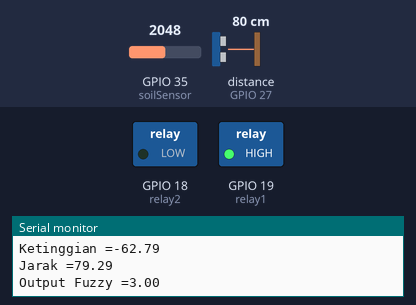
Recording of a sketch running on a simulated ESP32. Shown: switched loads named in the sketch (green lamp = pin HIGH), the last lines printed to the serial monitor. Wiring (inferred from the names in the program): ultrasonic range finder: trigger GPIO 26; echo GPIO 27. The inputs (shaded band) are chosen by the test bench; at power-on: distance to the obstacle (sensor on GPIO 27) 80 cm, GPIO 35 (soilSensor) = 2048. The echo pulse lasts 58.3 µs per cm; pins used as bus, display or sensor lines are not drawn.

Above: at 1.3 s.
1.4 s: distance to the obstacle (sensor on GPIO 27) set to 15 cm
2.9 s: distance to the obstacle (sensor on GPIO 27) set to 11 cm
At 4.1 s:
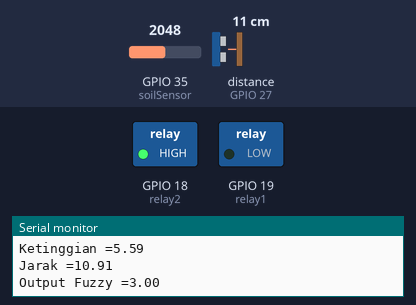
4.5 s: distance to the obstacle (sensor on GPIO 27) set to 18 cm
At 5.5 s:
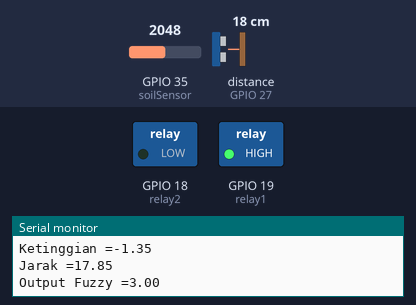
6.0 s: distance to the obstacle (sensor on GPIO 27) set to 2 cm
At 6.8 s:
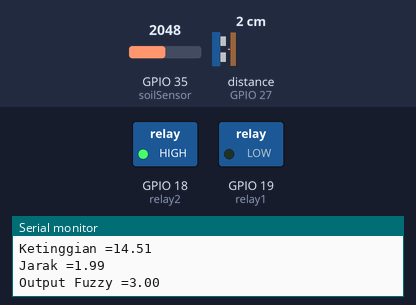
Timing chart, 0 to 8.5 s (numbered marks = the images above; inputs shaded):
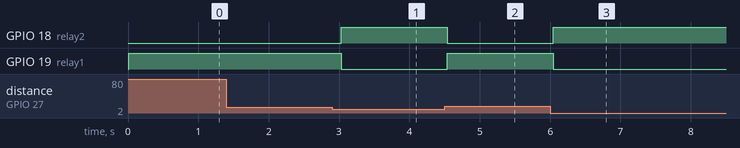

Measured:
- the behaviour switches between 14 and 13 cm on distance to the obstacle (sensor on GPIO 27) (found by bisection; images 0 and 1)
- after the input at 2.9 s, GPIO 18 (relay2): LOW → HIGH after 0.13 s; GPIO 19 (relay1): HIGH → LOW after 0.13 s
- after the input at 4.5 s, GPIO 18 (relay2): HIGH → LOW at once; GPIO 19 (relay1): LOW → HIGH at once
- after the input at 6.0 s, GPIO 18 (relay2): LOW → HIGH at once; GPIO 19 (relay1): HIGH → LOW at once

The sketch:

water-level-code.ino
```cpp
#include<math.h>
#include<stdio.h>
#include<ThingerESP32.h>
#define USERNAME "your_thinger_username"
#define DEVICE_ID "your_thinger_device_id"
#define DEVICE_CREDENTIAL "your_thinger_device_credential"

#define SSID "your_wifi_name"
#define SSID_PASSWORD "your_wifi_password"

ThingerESP32 thing(USERNAME, DEVICE_ID, DEVICE_CREDENTIAL);

//Deklarasi pin Sensor
float durasi, jarak, ketinggian, moistRead;
#define trig 26
#define echo 27
#define soilSensor  35
#define relay1 19
#define relay2 18

//Deklarasi variable untuk program fuzzy
float fuInput, fuOutput;
float a1, b1, b2, c1;
float A;
float B;
int sel_;
float C1, C2, C3, C4, C5, C6, C7;
float M1, M2, M3, M4, M5, M6, M7;

//Himpunan Fuzzy Input
float kering[4]={0, 0, 5, 30};
float lembab[3]={15, 50, 85};
float basah[4]={70, 95, 100, 100};

//Himpunan Fuzzy Output
float rendah[3]={0, 0, 1.5};
float medium[3]={1, 3, 5};
float tinggi[3]={4.5, 6, 6};

void setup() {
pinMode(relay1,OUTPUT);
pinMode(relay2,OUTPUT);
pinMode(trig,OUTPUT);
pinMode(echo,INPUT);
pinMode(soilSensor, INPUT);

thing.add_wifi(SSID, SSID_PASSWORD);
thing["Soil Sensor"] >> [](pson& out){
  out["Kelembaban"] = fuInput;
  out["Ketinggian air"] = ketinggian;
};
Serial.begin(115200);
}

//Rumus Membership Function
float FuIn1(){
  if (fuInput<kering[2]){
    return 1;
  }
  else if (kering[2]<=fuInput && fuInput<=kering[3]){
    return ((fuInput-kering[2])/(kering[3]-kering[2]));
  }
  else if (fuInput>kering[3]){
    return 0;
  }
}

float FuIn2(){
  if (fuInput<lembab[0]){
    return 0;
  }
  else if (lembab[0]<=fuInput && fuInput <=lembab[1]){
    return ((fuInput-lembab[0])/(lembab[1]-lembab[0]));
  }
  else if (lembab[1]<=fuInput && fuInput<=lembab[2]){
    return ((lembab[2]-fuInput)/(lembab[2]-lembab[1]));
  }
  else if (fuInput>lembab[2]){
    return 0;
  }
}

float FuIn3(){
  if (fuInput<basah[0]){
    return 0;
  }
  else if (basah[0]<=fuInput && fuInput<=basah[1]){
    return ((fuInput-basah[0])/(basah[1]-basah[0]));
  }
  else if (fuInput>basah[1]){
    return 1;
  }
}

//Output
float FuOut1(){
 if  (fuOutput<rendah[1]){
  return 1;
 }
 else if (rendah[1]<=fuOutput && fuOutput<=rendah[2]){
  return ((fuOutput-rendah[1])/(rendah[2]-rendah[1]));
 }
 else if (fuOutput>rendah[2]){
  return 0;
 }
}

float fuOut2(){
 if (fuOutput<medium[0]){
  return 0;
 }
 else if (medium[0]<=fuOutput && fuOutput<=medium[1]){
  return ((fuOutput-medium[0])/(medium[1]-medium[0]));
 }
 else if (medium[1]<=fuOutput && fuOutput<=medium[2]){
  return ((medium[2]-fuOutput)/(medium[2]-medium[1]));
 }
 else if (fuOutput>medium[2]){
  return 0;
 }
}

float fuOut3(){
  if (fuOutput<tinggi[0]){
    return 0;
  }
  else if (tinggi[0]<=fuOutput && fuOutput<=tinggi[1]){
    return ((fuOutput-tinggi[0])/(tinggi[1]-tinggi[0]));
  }
  else if (fuOutput>tinggi[1]){
    return 1;
  }
}

void implikasi(){
  c1 = 1.5 - (FuIn3()*(rendah[2]-rendah[1]));
  b2 = 1 + (FuIn2()*(medium[1]-medium[0]));
  b1 = 5 - (FuIn2()*(medium[2]-medium[1]));
  a1 = 4.5 + (FuIn1()*(tinggi[1]-tinggi[0]));
}

float f (float x){
  if (B>0 && sel_==0){
    return ((x-A)/B)*x;
  }
  else if (B>0 && sel_==1){
    return ((A-x)/B)*x;
  }
  else {
    return A*x;
  }
}

float simpsons (float f(float x), float a, float b, float n){
  float h, integral, x, sum=0;
  int i;
  h=fabs(b-a)/n;
  for (i=1; i<n; i++){
    x=a+i*h;
    if (i%2==0){
      sum=sum+2*f(x);
    }
    else {
      sum=sum+4*f(x);
    }
  }
  integral=(h/3)*(f(a)+f(b)+sum);
  return integral;
}

float fx (float limd, float limu, float a, float b, int sel){
  int n,i=2;
  float h, x, integral, eps=0.1, integral_new;
  A = a;
  B = b;
  sel_ = sel;

  integral_new=simpsons(f,limd,limu,i);
  do{
    integral=integral_new;
    i=i+2;
    integral_new=simpsons(f,limd,limu,i);
  }
  while (fabs(integral_new-integral)>=eps);
  return integral_new;
}

void luas_deFuzzify(){
  implikasi();
  C1 = ((rendah[2]-c1)*FuIn3())/2;
  C2 = (c1 - rendah[0])*FuIn3();
  C3 = ((b2 - medium[0])*FuIn2())/2;
  C4 = ((medium[2] - b1)*FuIn2())/2;
  C5 = (b1 - b2)*FuIn2();
  C6 = ((a1 - tinggi[0])*FuIn1())/2;
  C7 = (tinggi[2] - a1)*FuIn1();
}

void moment(){
  luas_deFuzzify();
  M1 = fx(c1, rendah[2], rendah[2], (rendah[2]-rendah[0]),1);
  M2 = fx(rendah[0], c1, FuIn3(), 0, 0);
  M3 = fx(medium[0], b2, medium[0], (medium[1]-medium[0]), 0);
  M4 = fx(b1, medium[2], medium[2], (medium[2]-medium[1]), 1);
  M5 = fx(b2, b1, FuIn2(), 0, 0);
  M6 = fx(tinggi[0], a1, tinggi[0], (tinggi[2]-tinggi[0]), 0);
  M7 = fx(a1, tinggi[2], FuIn1(), 0, 0);
}

float deFuzzify(){
  moment();
  return ((M1+M2+M3+M4+M5+M6+M7)/(C1+C2+C3+C4+C5+C6+C7));
}


void loop() {
  moistRead = analogRead(soilSensor);

  fuInput = (100-((moistRead/4095.00)*100));

  digitalWrite(trig,LOW);
  delayMicroseconds(8);
  digitalWrite(trig,HIGH);
  delayMicroseconds(8);
  digitalWrite(trig,LOW);
  delayMicroseconds(8);
  durasi = pulseIn(echo,HIGH);
  jarak = (0.034*(durasi/2));
  ketinggian = (16.5-jarak);


  if (ketinggian<deFuzzify()){
    digitalWrite(relay1,HIGH);
    digitalWrite(relay2,LOW);
  }
  else if (ketinggian>deFuzzify()){
    digitalWrite(relay1,LOW);
    digitalWrite(relay2,HIGH);
  }
  else {
    digitalWrite(relay1,LOW);
    digitalWrite(relay2,LOW);
  }
  Serial.print("Kelembaban=");
  Serial.println(fuInput);
  Serial.print("Ketinggian =");
  Serial.println(ketinggian);
  Serial.print("Jarak =");
  Serial.println(jarak);
  Serial.print("Output Fuzzy =");
  Serial.println(deFuzzify());
  delay(500);
  thing.handle();
}
```
